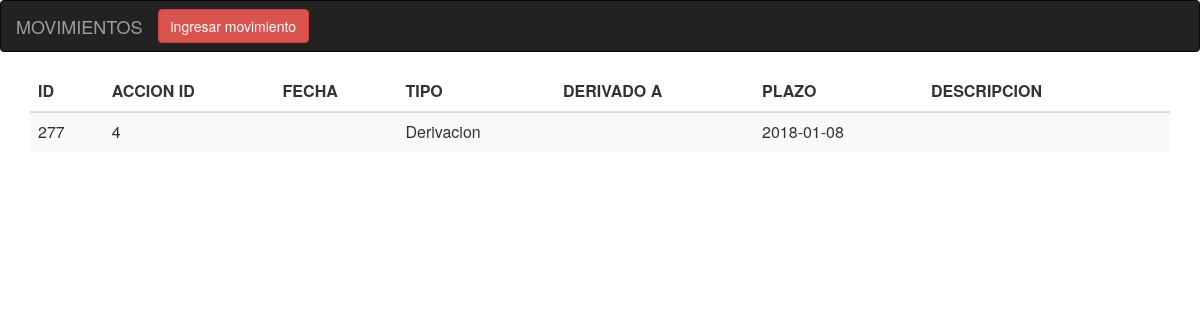
Page /Prueba2/movimientosxaccion.php?id=4 on the committed database.
### tables this page shows
CREATE TABLE `movimientos` (
  `id_mov` int(11) NOT NULL,
  `movi` int(11) NOT NULL,
  `fecha_movimiento` timestamp NOT NULL DEFAULT CURRENT_TIMESTAMP,
  `tipo` text NOT NULL,
  `derivado_a` text NOT NULL,
  `descripcion` text NOT NULL,
  `plazo` date NOT NULL
);

### Prueba2/movimientosxaccion.php (the view, shortened to what this page needs)
<?php
$db_host = 'localhost';
$db_user = 'root';
$db_pass = 'Micro2017';
$db_name = 'sam';
$conn = mysqli_connect($db_host, $db_user, $db_pass, $db_name);
$id = $_GET['id'];
$sql = "SELECT id_mov, movi, tipo, derivado_a, descripcion, plazo FROM movimientos WHERE movi='$id'";
$query = mysqli_query($conn, $sql);
?>
<html lang="en">
<head>
  <link rel="stylesheet" href="https://maxcdn.bootstrapcdn.com/bootstrap/3.3.7/css/bootstrap.min.css">
</head>
<body>
<nav class="navbar navbar-inverse">
  <div class="container-fluid">
    <div class="navbar-header">
      <a class="navbar-brand" href="#">MOVIMIENTOS</a>
    </div>
    <button class="btn btn-danger navbar-btn" onclick="location.href='movimientos.php'">ingresar movimiento</button>
  </div>
  </nav>
<div class="container">
		<table class="table table-striped">
		<thead>
		<tr>
			<th>ID</th>
			<th>ACCION ID</th>
			<th>FECHA</th>
			<th>TIPO</th>
			<th>DERIVADO A</th>
			<th>PLAZO</th>
			<th>DESCRIPCION</th>
			<th></th>
		</tr>
		</thead>
		<?php
		while ($row = mysqli_fetch_array($query))
		{
			echo '<tr>
					<td>'.$row['id_mov'].'</td>
					<td>'.$row['movi'].'</td>
					<td>'.$row['fecha_movimiento'].'</td>
					<td>'.$row['tipo'].'</td>
					<td>'.$row['derivado_a'].'</td>
					<td>'.$row['plazo'].'</td>
					<td>'.$row['descripcion'].'</td>
					<td></td>
				</tr>';
		}?>
     </table>
</div>

### rows in the picture
movimientos: id_mov "277", movi "4", tipo "Derivacion", plazo "2018-01-08"
